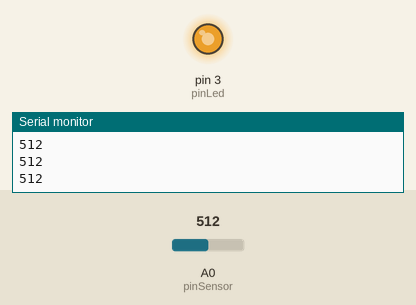
This sketch was run on a simulated Arduino Uno, built with avr-gcc and run on an emulated ATmega328P. On the bench: output pins drawn as LEDs (lit = HIGH), the last lines printed to the serial monitor. Dashed ring = blinking. Inputs (shaded band) come from the test bench; at power-on: A0 (pinSensor) = 512.

Above: at 1.2 s.
1.3 s: A0 (pinSensor) set to 592
At 1.6 s:
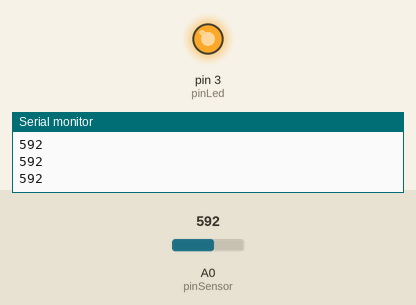
2.8 s: A0 (pinSensor) set to 618
At 2.95 s:
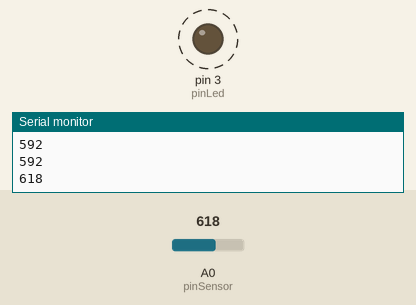
5.8 s: A0 (pinSensor) set to 306
7.3 s: A0 (pinSensor) set to 122
At 8.5 s:
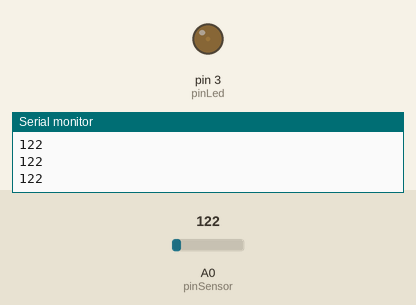
8.8 s: A0 (pinSensor) set to 91
At 9.8 s:
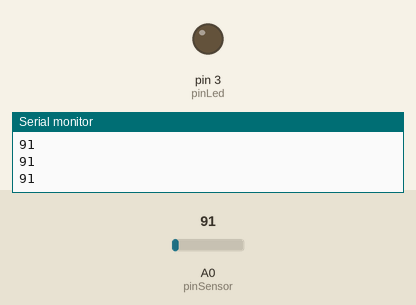
10.3 s: A0 (pinSensor) set to 610
At 10.55 s:
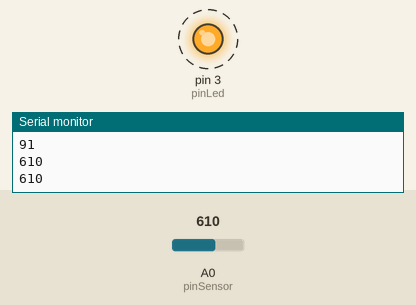
Timing chart, 0 to 14.3 s (numbered marks = the images above; inputs shaded):
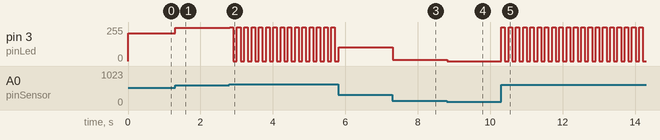

The sketch:

ej_04_entrada_salida_analogica_rangos.ino
```cpp
// ej_04_entrada_salida_analogica_sharp
// por sergiomoradiaz
// para Academia Sinestesia
// Programa Medios Interactivos 2023
// v0.0.3 septiembre 2023
// hecho con Arduino 2.1.0

// declarar variables
int pinSensor = A0;  // sensor en pin A0
int pinLed = 3;      // led en pin 3
int datoSensor;      // variable para leer datos del sensor
int datoLed;         // variable para escribir datos en led

void setup() {
  // configuracion
  pinMode(pinSensor, INPUT);  // sensor como entrada
  pinMode(pinLed, OUTPUT);    // led como salida
  Serial.begin(9600);         // iniciar comunicacion serial
}

void loop() {
  // comportamiento
  datoSensor = analogRead(pinSensor);  // leer y almacenar datos
  Serial.println(datoSensor);          // ver datos en monitor

  // condicional
  if (datoSensor <= 100) {                              // condicion rango 1
    analogWrite(pinLed, 0);
  }
  else if (datoSensor >= 101 && datoSensor <= 600) {    // condicion rango 2
    datoLed = map(datoSensor, 101, 600, 0, 255);
    analogWrite(pinLed, datoLed);
  }
  else if (datoSensor >= 601){                          // condicion rango 3
    analogWrite(pinLed, 255);
    delay(100);
    analogWrite(pinLed, 0);
    delay(100);
  }
}
```

Measured:
- the behaviour switches between 600 and 601 on A0 (pinSensor) (found by bisection; images 1 and 2)
- after the input at 1.3 s, pin 3 (pinLed): 210/255 → 250/255 at once
- after the input at 2.8 s, pin 3 (pinLed): alternates 255/255 for 0.10 s and 0/255 for 0.10 s, starting at once
- after the input at 7.3 s, pin 3 (pinLed): 104/255 → 10/255 at once
- after the input at 8.8 s, pin 3 (pinLed): 10/255 → 0/255 at once
- after the input at 10.3 s, pin 3 (pinLed): alternates 255/255 for 0.10 s and 0/255 for 0.10 s, starting at once
